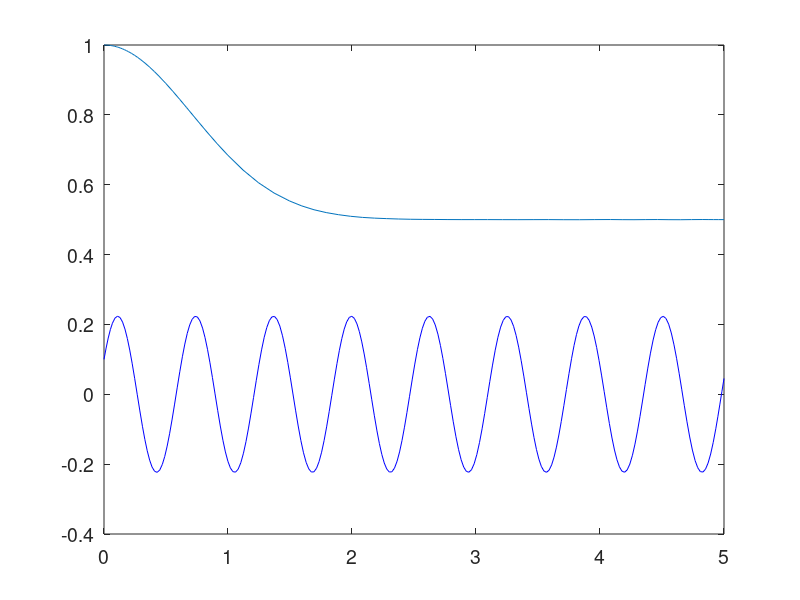

This chart was generated by the following MATLAB code: (Note: this script raises an error after producing the figure.)
%% Worksheet 8a
% Jonathan Babu, Carson Rigby, Noah Brown
set(0,'defaultfigurecolor',[1 1 1])
set(0,'defaultAxesFontSize',14)
set(0,'defaultfigureposition',[0 0 700 350]);
format compact
%% Example 1
y=linspace(0,5,20)
dydt = @(y,t) ( (y) - (2*t.*y) );
ic = 1;
tspan = [0 5];
[t,x] = ode45(dydt,tspan,ic);
plot(t,x)
hold on
g=[0 5]
y2 = exp(g-(g.^2))

%fplot(y2,g,'b.')

% Couldn't get my function to plot

% Don't know how many steps it used
% I see the adaptive step


%% Example 2
clear all
close all
%a)
tspan = [0 5]
ic = [0.1 2]
omega = 10
sDer = @(t,v) [v(2); -omega^2*v(1)];
[t,data] = ode45(sDer, tspan, ic);
plot(t,data(:,1),'b-')
hold on
%b)
pc=physicsConstants();
sDer2 = @(t,q) [q(2); -omega^2*q(1)-pc.g];
[q,data] = ode45(sDer2, tspan, ic);
plot(q,data(:,1))
hold on
%c)
b=2
sDer3 = @(t,p) [p(2); -omega^2*p(1)-pc.g-b*t];
[p,data] = ode45(sDer3, tspan, ic);
plot(p,data(:,1))
%d) & e)
%don't know how to do



%% Example 3

% Don't know how to do it.